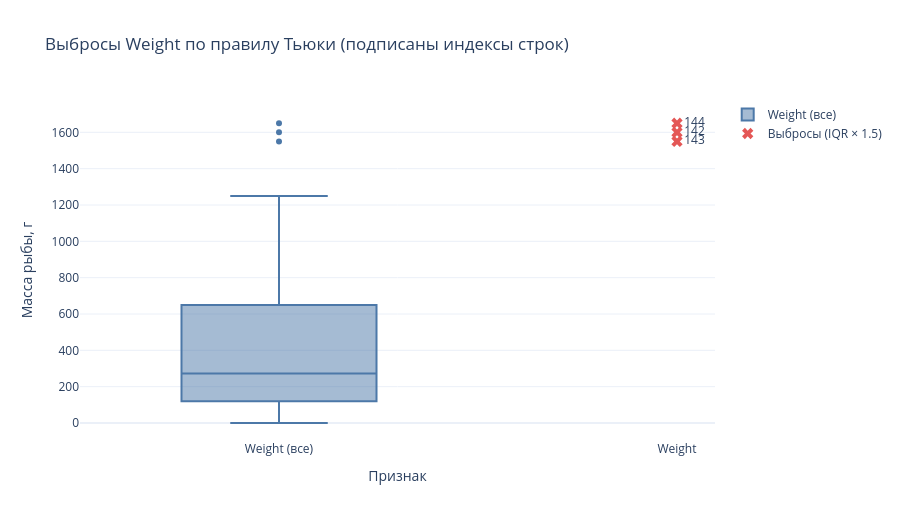

Notebook source saved alongside this figure:
### Markdown cell above
**Вывод.** Пропусков и бесконечностей в датасете нет — все 159 строк заполнены
полностью.

### Code cell
def iqr_outliers(series: pd.Series, k: float = 1.5) -> pd.Series:
    """Возвращает булеву маску выбросов по правилу Тьюки (IQR)."""
    q1, q3 = series.quantile([0.25, 0.75])
    iqr = q3 - q1
    return (series < q1 - k * iqr) | (series > q3 + k * iqr)

out_mask = iqr_outliers(df[TARGET])
out_df = df.loc[out_mask, [GROUP, TARGET, "Length3", "Height", "Width"]]

fig = go.Figure()
fig.add_trace(go.Box(
    y=df[TARGET], name="Weight (все)",
    boxpoints="outliers", marker_color="#4C78A8",
))
fig.add_trace(go.Scatter(
    x=["Weight"] * len(out_df),
    y=out_df[TARGET],
    mode="markers+text",
    text=out_df.index.astype(str),
    textposition="middle right",
    marker=dict(color="#E45756", size=10, symbol="x"),
    name="Выбросы (IQR × 1.5)",
))
fig.update_yaxes(title_text="Масса рыбы, г")
fig.update_xaxes(title_text="Признак")
fig.update_layout(title="Выбросы Weight по правилу Тьюки (подписаны индексы строк)",
                  height=520)
fig.show()

out_df.sort_values(TARGET, ascending=False)

### Figure 1 — Plotly figure (JSON) as saved in the notebook; plotly's stock layout.template omitted (floating-point values rounded to 4 significant figures; data arrays with more than 128 entries replaced by an {"elided": "..."} marker saying what was removed)
{"data": [{"boxpoints": "outliers", "marker": {"color": "#4C78A8"}, "name": "Weight (все)", "type": "box", "y": {"elided": "159 float values"}}, {"marker": {"color": "#E45756", "size": 10, "symbol": "x"}, "mode": "markers+text", "name": "Выбросы (IQR × 1.5)", "text": ["142", "143", "144"], "textposition": "middle right", "type": "scatter", "x": ["Weight", "Weight", "Weight"], "y": [1600.0, 1550.0, 1650.0]}], "layout": {"height": 520, "title": {"text": "Выбросы Weight по правилу Тьюки (подписаны индексы строк)"}, "xaxis": {"title": {"text": "Признак"}}, "yaxis": {"title": {"text": "Масса рыбы, г"}}}}
